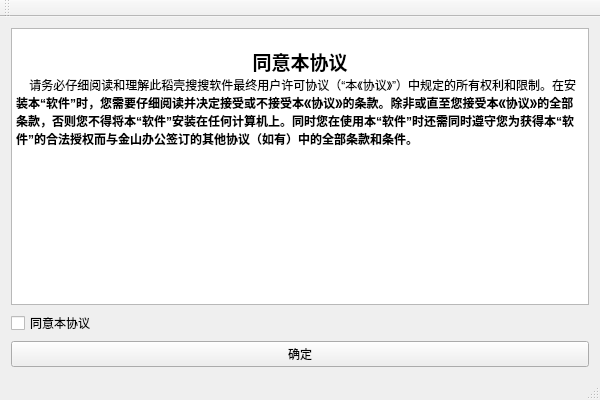
<?xml version="1.0" encoding="UTF-8"?>
<ui version="4.0">
 <class>Test5_1AClass</class>
 <widget class="QMainWindow" name="Test5_1AClass">
  <property name="geometry">
   <rect>
    <x>0</x>
    <y>0</y>
    <width>600</width>
    <height>400</height>
   </rect>
  </property>
  <property name="windowTitle">
   <string>Test5_1A</string>
  </property>
  <widget class="QWidget" name="centralWidget">
   <layout class="QVBoxLayout" name="verticalLayout_2">
    <item>
     <layout class="QVBoxLayout" name="verticalLayout">
      <item>
       <widget class="QTextEdit" name="textEdit">
        <property name="html">
         <string>&lt;!DOCTYPE HTML PUBLIC &quot;-//W3C//DTD HTML 4.0//EN&quot; &quot;http://www.w3.org/TR/REC-html40/strict.dtd&quot;&gt;
&lt;html&gt;&lt;head&gt;&lt;meta name=&quot;qrichtext&quot; content=&quot;1&quot; /&gt;&lt;style type=&quot;text/css&quot;&gt;
p, li { white-space: pre-wrap; }
&lt;/style&gt;&lt;/head&gt;&lt;body style=&quot; font-family:'SimSun'; font-size:9pt; font-weight:400; font-style:normal;&quot;&gt;
&lt;p style=&quot;-qt-paragraph-type:empty; margin-top:0px; margin-bottom:0px; margin-left:0px; margin-right:0px; -qt-block-indent:0; text-indent:0px;&quot;&gt;&lt;/p&gt;
&lt;p align=&quot;center&quot; style=&quot; margin-top:0px; margin-bottom:0px; margin-left:0px; margin-right:0px; -qt-block-indent:0; text-indent:0px;&quot;&gt;&lt;span style=&quot; font-size:14pt; font-weight:600;&quot;&gt;同意本协议&lt;/span&gt;&lt;/p&gt;
&lt;p style=&quot; margin-top:0px; margin-bottom:0px; margin-left:0px; margin-right:0px; -qt-block-indent:0; text-indent:0px;&quot;&gt;    请务必仔细阅读和理解此稻壳搜搜软件最终用户许可协议（“本《协议》”）中规定的所有权利和限制。在安&lt;span style=&quot; font-weight:600;&quot;&gt;装本“软件”时，您需要仔细阅读并决定接受或不接受本《协议》的条款。除非或直至您接受本《协议》的全部条款，否则您不得将本“软件”安装在任何计算机上。同时您在使用本“软件”时还需同时遵守您为获得本“软件”的合法授权而与金山办公签订的其他协议（如有）中的全部条款和条件。&lt;/span&gt;&lt;/p&gt;&lt;/body&gt;&lt;/html&gt;</string>
        </property>
       </widget>
      </item>
      <item>
       <widget class="QCheckBox" name="checkBox">
        <property name="text">
         <string>同意本协议</string>
        </property>
       </widget>
      </item>
      <item>
       <widget class="QPushButton" name="pushButton">
        <property name="text">
         <string>确定</string>
        </property>
       </widget>
      </item>
     </layout>
    </item>
   </layout>
  </widget>
  <widget class="QMenuBar" name="menuBar">
   <property name="geometry">
    <rect>
     <x>0</x>
     <y>0</y>
     <width>600</width>
     <height>21</height>
    </rect>
   </property>
  </widget>
  <widget class="QToolBar" name="mainToolBar">
   <attribute name="toolBarArea">
    <enum>TopToolBarArea</enum>
   </attribute>
   <attribute name="toolBarBreak">
    <bool>false</bool>
   </attribute>
  </widget>
  <widget class="QStatusBar" name="statusBar"/>
 </widget>
 <layoutdefault spacing="6" margin="11"/>
 <resources>
  <include location="test5_1a.qrc"/>
 </resources>
 <connections/>
</ui>
